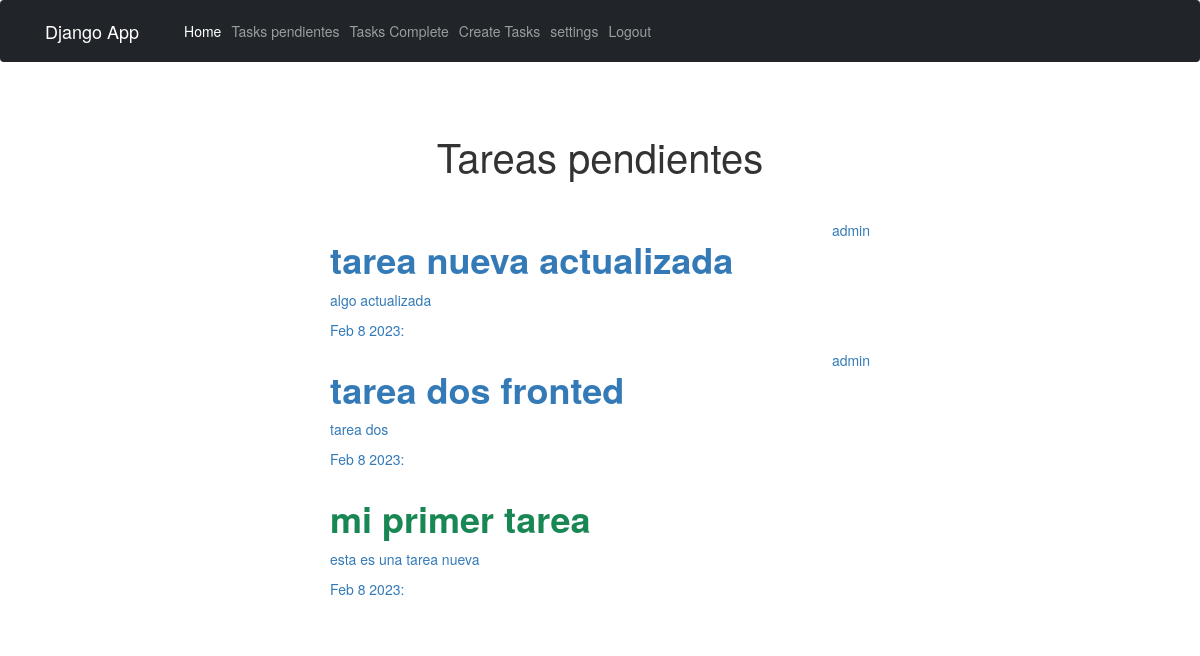
The page /tasks_completed/ (signed in) on the database its author committed.
### tasks/models.py (models this page shows, shortened)
class Task(models.Model):
    title = models.CharField(max_length=100)
    description = models.TextField(blank=True)
    created = models.DateTimeField(auto_now_add=True)
    datecompleted = models.DateTimeField(null=True, blank=True)
    important = models.BooleanField(default=False)
    user = models.ForeignKey(User, on_delete=models.CASCADE)

### tasks/views.py (the view)
# urls.py: path('tasks_completed/', views.tasks_completed, name='tasks_completed'),
@login_required
def tasks_completed(request):
    tasks = Task.objects.filter(user=request.user, datecompleted__isnull=False).order_by('-datecompleted')
    return render(request, 'tasks.html', {'tasks': tasks} )

### tasks/templates/tasks.html
{% extends 'base.html' %}
{% block content %}
<main class="container">
    <div class="row">
        <div class="col-md-6 offset-md-3">
            <h1 class="text-center display-3 py-5">Tareas pendientes</h1>
            <ul class="list-group">
                {% for task in tasks %}
                <a class="list-group-items" style="text-decoration: none;" href="{%  url 'task_detail' task.id %}">
                    <header class="d-flex justify-content-between">
                        {% if task.important %}
                        <h1 class="fw-bold text-success">{{task.title}}</h1>
                        {% else %}
                        <h1 class="fw-bold">{{task.title}}</h1>
                        <p>{{task.user.username}}</p>
                        {% endif %}
                    </header>
                        <p>{{task.description}}</p>
                        <p>{{task.datecompleted|date:'M j Y:'}}</p>
                </a>
                {% endfor %}
            </ul>
        </div>
    </div>
</main>
{% endblock %}

### tasks/templates/base.html (shortened to what this page needs)
{% load static %}
<!DOCTYPE html>
<html lang="en">
<head>
    <link rel="stylesheet" href="https://cdn.jsdelivr.net/npm/bootstrap@5.3.0-alpha1/dist/css/bootstrap.min.css">
    <link rel="stylesheet" type="text/css" href="{% static 'estilo.css' %}" />
    <link href="https://cdnjs.cloudflare.com/ajax/libs/twitter-bootstrap/3.3.7/css/bootstrap.min.css" rel="stylesheet"/>
</head>
<body>
    <nav class="navbar navbar-expand-lg bg-dark navbar-dark">
        <div class="container">
          <a class="navbar-brand" href="/">Django App</a>
          <div class="collapse navbar-collapse" id="navbarNav">
            <ul class="navbar-nav ms-auto">
                {% if user.is_authenticated %}
                <li class="nav-item">
                    <a class="nav-link active" aria-current="page" href="/">Home</a>
                </li>
                <li class="nav-item">
                    <a class="nav-link" href="{% url 'tasks' %}">Tasks pendientes</a>
                </li>
                <li class="nav-item">
                    <a class="nav-link" href="{% url 'tasks_completed' %}">Tasks Complete</a>
                </li>
                <li class="nav-item">
                    <a class="nav-link" href="{% url 'create_task' %}">Create Tasks</a>
                </li>
                <li class="nav-item">
                    <a class="nav-link" href="{% url 'settings' user.id %}">settings</a>
                </li>
                <li class="nav-item">
                    <a class="nav-link" href="{% url 'logout' %}">Logout</a>
                </li>
                {% else %}
                    <a class="nav-link" href="{% url 'signup' %}">Signup</a>
                </li>
                </li>
                    <a class="nav-link" href="{% url 'signin' %}">Signin</a>
                </li>
                {% endif %}
            </ul>
          </div>
        </div>
      </nav>
    {% block content %}
    {% endblock %}
</body>
</html>

### rows shown on the page
Task: title "tarea nueva actualizada", user.username "admin", description "algo actualizada", datecompleted "Feb 8 2023:"
Task: title "tarea dos fronted", user.username "admin", description "tarea dos", datecompleted "Feb 8 2023:"
Task: title "mi primer tarea", description "esta es una tarea nueva", datecompleted "Feb 8 2023:"
